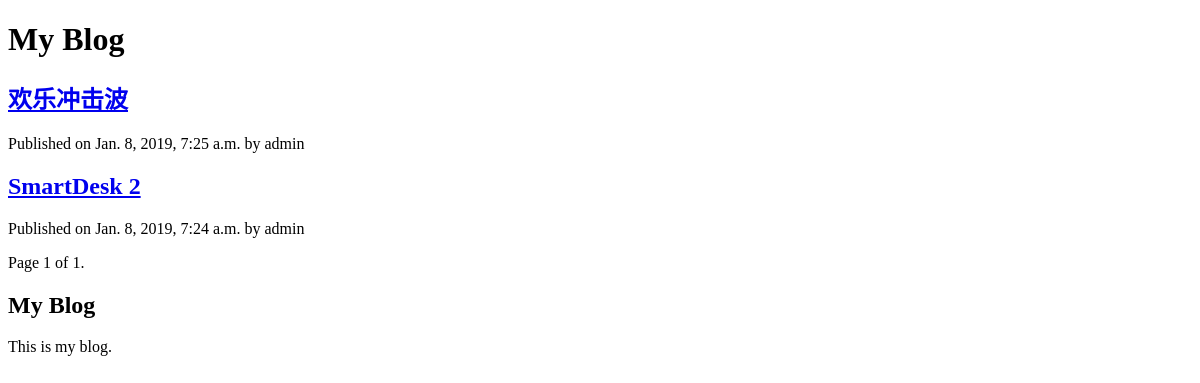
/blog/, run on an earlier commit of the app's database.
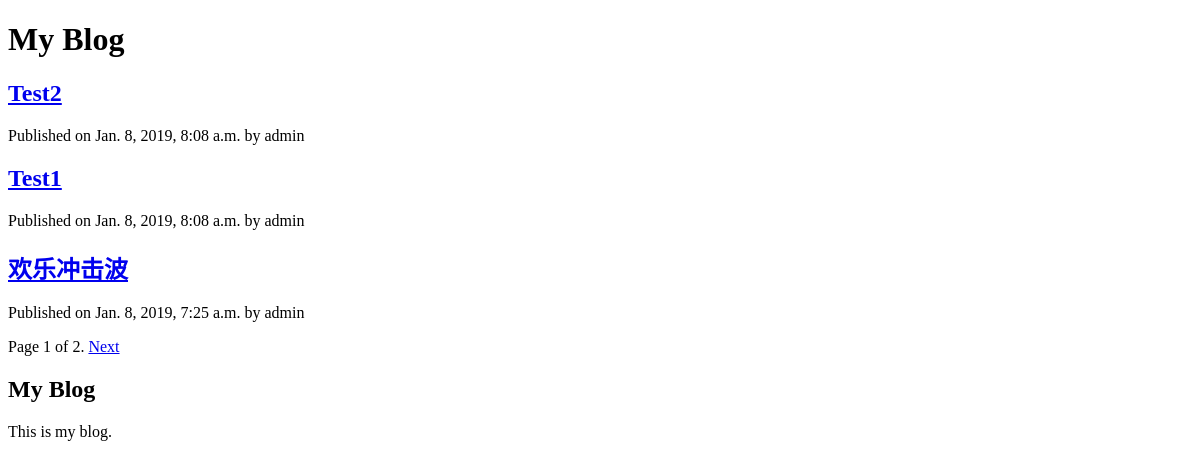
And on a later commit of the database.
### blog/models.py (models this page shows, shortened)
class Post(models.Model):
    STATUS_CHOICES = (
        ('drafts', 'Drafts'),
        ('published', 'Published')
    )
    published = PublishedManager()
    title = models.CharField(max_length=250)
    slug = models.SlugField(max_length=250, unique_for_date='publish')
    author = models.ForeignKey(User, related_name='blog_posts', on_delete=models.CASCADE);
    body = models.TextField()
    publish = models.DateTimeField(default=timezone.now)
    created = models.DateTimeField(auto_now_add=True)
    updated = models.DateTimeField(auto_now=True)
    status = models.CharField(max_length=10, choices=STATUS_CHOICES, default='draft')
    class Meta:
        ordering = ('-publish', )
    def get_absolute_url(self):
        return reverse('blog:post_detail', args=[self.publish.year,
                                                 self.publish.strftime('%m'),
                                                 self.publish.strftime('%d'),
                                                 self.slug])

### blog/views.py (the view)
def post_list(request):
    all_posts = Post.published.all()
    paginator = Paginator(all_posts, n)
    page = request.GET.get('page')
    try:
        posts = paginator.page(page)
    except PageNotAnInteger:
        posts = paginator.page(1)
    except EmptyPage:
        posts = paginator.page(paginator.num_pages)
    return render(request, 'post/list.html', {'page': page, 'posts': posts})

### blog/models.py (called while the page is built)
    def get_queryset(self):
        return super(PublishedManager, self).get_queryset().filter(status='published')

### blog/templates/post/list.html (shortened to what this page needs)
{%  extends "blog/../blog/../base.html" %}
{% block content %}
    <h1>My Blog</h1>
    {% for post in posts %}
        <h2><a href="{{ post.get_absolute_url }}">{{ post.title }}</a></h2>
        <p class="date">Published on {{ post.publish }} by {{ post.author }}</p>
    {% endfor %}
    {% include "post/pagination.html" with page=posts %}
{% endblock %}

### blog/templates/base.html (shortened to what this page needs)
{% load staticfiles %}
<!DOCTYPE html>
<html lang="en">
<head>
</head>
<body>
    <div id="content">
        {% block content %}
        {% endblock %}
    </div>
    <div id="sidebar">
        <h2>My Blog</h2>
        <p>This is my blog.</p>
    </div>
</body>
</html>

### blog/templates/post/pagination.html (shortened to what this page needs)
<div class="pagination">
    <span class="step-links">
        <span class="current">
            Page {{ page.number }} of {{ page.paginator.num_pages }}.
        </span>
        {% if page.has_next %}
            <a href="?page={{  page.next_page_number }}">Next</a>
        {% endif %}
    </span>
</div>

What changed in the data, as far as the page shows it:
no longer on this page (row unchanged): Post: title "SmartDesk 2", publish "Jan. 8, 2019, 7:24 a.m.", author "admin"
added Post: title "Test2", publish "Jan. 8, 2019, 8:08 a.m.", author "admin"
added Post: title "Test1", publish "Jan. 8, 2019, 8:08 a.m.", author "admin"
Also different on the page:
{{ page.paginator.num_pages }}: "1" → "2"
text now shown: "Next"
